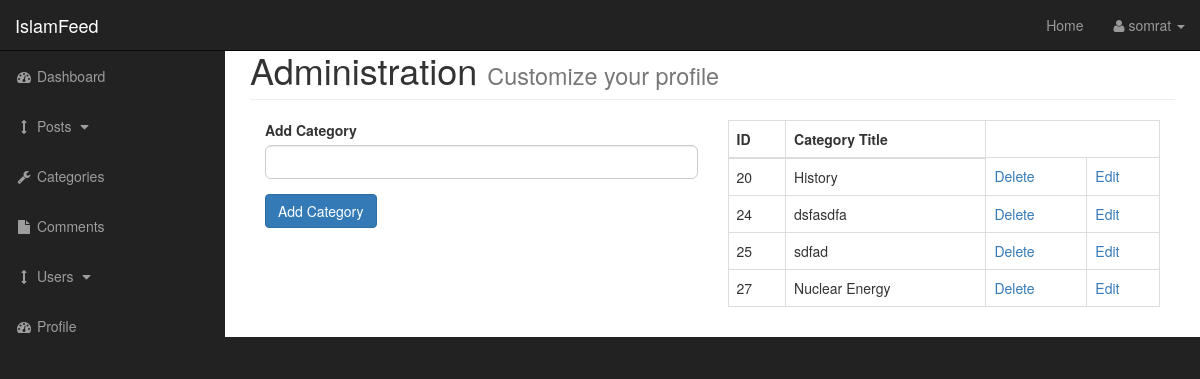
Page /admin/admin_categories.php (signed in) on the committed database.
### tables this page shows
CREATE TABLE `category` (
  `cat_id` int(3) NOT NULL,
  `cat_title` varchar(255) NOT NULL
);

### admin/admin_functions.php (the view, shortened to what this page needs)
<?php
    function findallcategories(){
        global $connection;
        $query = "SELECT * FROM category";
        $select_categories = mysqli_query($connection,$query);
          while($row = mysqli_fetch_assoc($select_categories)){
              $cat_id = $row['cat_id'];
              $cat_title = $row['cat_title'];
              echo "<tr>";
              echo "<td>{$cat_id}</td>";
              echo "<td>{$cat_title}</td>";
              echo "<td><a href='admin_categories.php?delete={$cat_id}'>Delete</a></td>";
              echo "<td><a href='admin_categories.php?edit={$cat_id}'>Edit</a></td>";
              echo "</tr>";
          }
    }
?>

### admin/css/sb-admin.css (style rules this page uses)
body { margin-top: 100px; background-color: #222; }
@media (min-width:768px) { body { margin-top: 50px; } }

### css/main.css (style rules this page uses)
body { margin: 0; padding: 0; }
html { scroll-behavior: smooth; }
a { transition: .2s all ease; -webkit-transition: .2s all ease; -moz-transition: .2s all ease; -ms-transition: .2s all ease; -o-transition: .2s all ease; text-decoration: none; }

### rows in the picture
category: cat_id "20", cat_title "History"
category: cat_id "24", cat_title "dsfasdfa"
category: cat_id "25", cat_title "sdfad"
category: cat_id "27", cat_title "Nuclear Energy"

### other values in the picture
$_SESSION['username'] "somrat"
